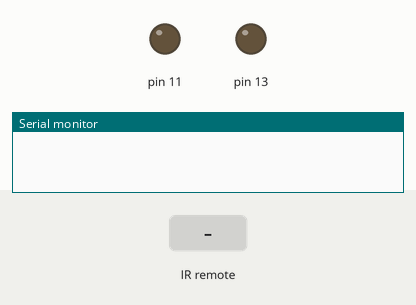
This sketch was run on a simulated Arduino Uno, built with avr-gcc and run on an emulated ATmega328P. On the bench: output pins drawn as LEDs (lit = HIGH), the last lines printed to the serial monitor. The inputs (shaded band) are chosen by the test bench.

Above: at 1.2 s.
1.3 s: infrared code 0xFF30CF received
At 2.1 s:
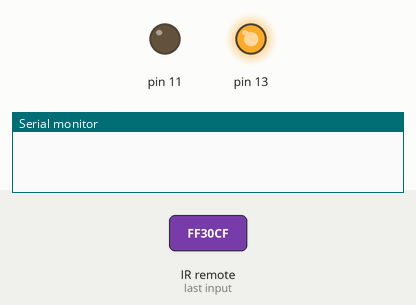
At 2.9 s:
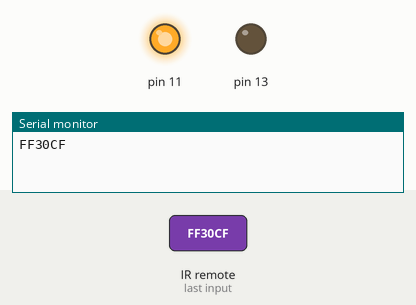
3.8 s: infrared code 0xFF30CF received
At 4.6 s:
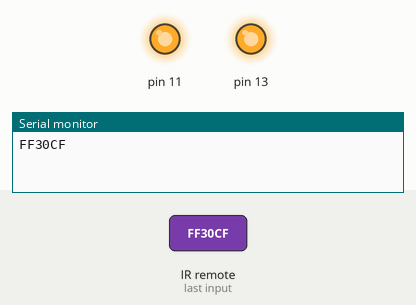
Timing chart, 0 to 6.8 s (numbered marks = the images above; inputs shaded):
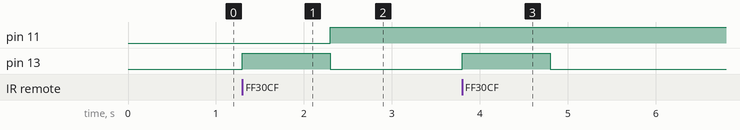

The sketch:

_scratch.ino
```cpp
#include <IRremote.h>
#include <IRremoteInt.h>

IRrecv irrecv(12);
decode_results results;

void setup()
{
  pinMode(13, OUTPUT);
  pinMode(11, OUTPUT);
  Serial.begin(9600);
  irrecv.enableIRIn();
}

void loop()
{
  if (irrecv.decode(&results))
  {
    digitalWrite(13, HIGH);
    delay(1000);
    digitalWrite(13, LOW);
    //delay(1000);

    if(results.value == 0xFF30CF)  // 1
    {
      digitalWrite(11, HIGH);
    }
    else
    {
      digitalWrite(11, LOW);
    }

    Serial.println(results.value, HEX);
    //Serial.println(results.value);
    irrecv.resume();
  }
}
```

Measured:
- after the input at 1.3 s, pin 11: LOW → HIGH after 1.0 s; pin 13: LOW → HIGH at once, → LOW 1.0 s later
- after the input at 3.8 s, pin 13: LOW → HIGH at once, → LOW 1.0 s later
